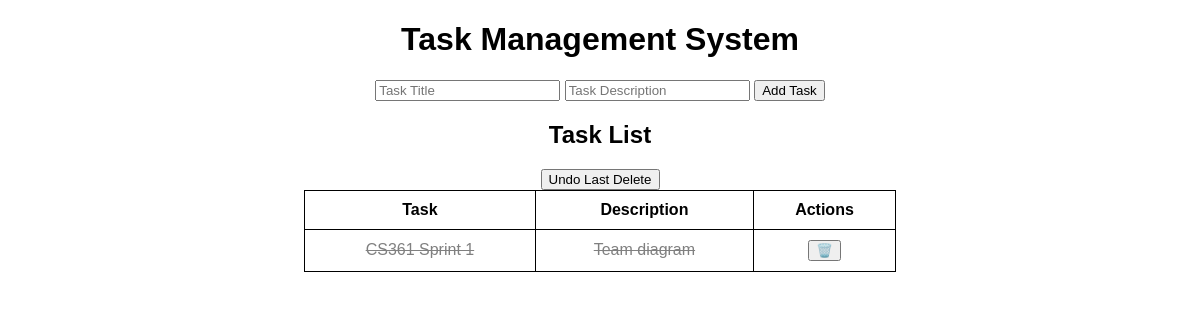
Before: / with the older database file.
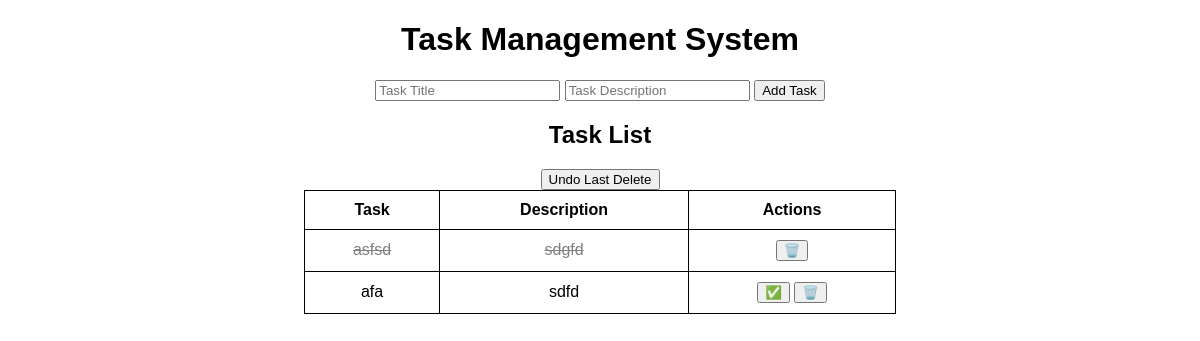
After: the same page with the newer database file.
### tables this page shows
CREATE TABLE tasks (
                            id INTEGER PRIMARY KEY AUTOINCREMENT,
                            title TEXT NOT NULL,
                            description TEXT,
                            completed BOOLEAN NOT NULL DEFAULT 0);

### app.py (the view)
@app.route('/')
def index():
    with sqlite3.connect("tasks.db") as conn:
        cursor = conn.cursor()
        cursor.execute("SELECT * FROM tasks")
        tasks = cursor.fetchall()
    return render_template("index.html", tasks=tasks)

### templates/index.html (shortened to what this page needs)
<!DOCTYPE html>
<html lang="en">
<head>
</head>
<body>
    <h1>Task Management System</h1>
    <form action="/add" method="POST">
        <input type="text" name="title" placeholder="Task Title" required>
        <input type="text" name="description" placeholder="Task Description">
        <button type="submit">Add Task</button>
    </form>
    <h2>Task List</h2>
    <button onclick="undoDelete()">Undo Last Delete</button>
    <table>
        <tr>
            <th>Task</th>
            <th>Description</th>
            <th>Actions</th>
        </tr>
        {% for task in tasks %}
        <tr class="{% if task[3] == 1 %}completed{% endif %}">
            <td>{{ task[1] }}</td>
            <td>{{ task[2] }}</td>
            <td>
                {% if task[3] == 0 %}
                <button onclick="window.location.href='/complete/{{ task[0] }}'">
    ✅
</button>
                {% endif %}
                <button onclick="confirmDelete({{ task[0] }})">
    🗑️
</button>
            </td>
        </tr>
        {% endfor %}
    </table>
</body>
</html>

### templates/index.html (style rules this page uses)
body { font-family: Arial, sans-serif; text-align: center; }
table { width: 50%; margin: auto; border-collapse: collapse; }
th, td { border: 1px solid black; padding: 10px; }
.completed { text-decoration: line-through; color: gray; }

Changed rows visible on the page:
removed tasks: title "CS361 Sprint 1", description "Team diagram"
added tasks: title "asfsd", description "sdgfd"
added tasks: title "afa", description "sdfd", completed False (drawn)
